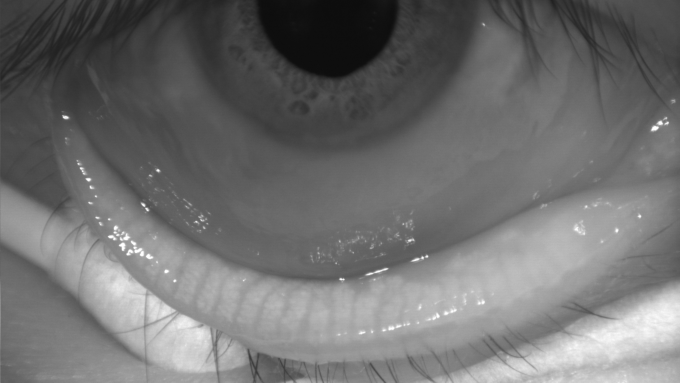
#> input picture Meibomian-20241108T083029Z-001/Meibomian/Image/KN_LL1.png, 1360 x 765 px, found by its file name (shown at 1/2 size); its folder holds only this picture in this run
$ jupyter execute --allow-errors CNN_Squeezenet_Meibomian.ipynb   (shell and % lines are left out)
#> lines starting #> are read from the running program, lines starting #| are printed output that depends on the picture
[cell 1]
import sys
sys.path.append('/content/drive/My Drive/Colab Notebooks')

[cell 2]
import matplotlib.pyplot as plt
import numpy as np
import os
import PIL
import tensorflow as tf

from tensorflow import keras
from tensorflow.keras import layers
from tensorflow.keras.models import Sequential
import time

[cell 3]
#Connect to Drive
from google.colab import drive
drive.mount('/content/drive')

[cell 4]
import tensorflow as tf
import pandas as pd
import numpy as np
import matplotlib.pyplot as plt
import seaborn as sns
import cv2

import os
from tensorflow.keras.preprocessing.image import load_img
import random
from sklearn.preprocessing import normalize
from sklearn.model_selection import train_test_split
from sklearn.metrics import confusion_matrix, classification_report, roc_curve, auc

from tensorflow import keras
from tensorflow.keras.models import Model
from tensorflow.keras.layers import Input, Conv2D, UpSampling2D, MaxPooling2D, Dropout, concatenate, BatchNormalization, Dense, Flatten
from tensorflow.keras.optimizers import Adam

from google.colab.patches import cv2_imshow
import glob
from random import randint

[cell 5]
GDRIVE_PATH = '/content/drive/MyDrive/'

[cell 6]
data_train = "Meibomian/Image/"
#data_test = "Tiara/Skripsi/Nonclahe/Dataset/Image test/"

anotasi_train = "Meibomian/Annotasi/"
#anotasi_test = "Tiara/Skripsi/Nonclahe/Dataset/Annotasi test/"

[cell 7]
data_train_file = os.listdir(os.path.join(GDRIVE_PATH, data_train))
#data_test_file = os.listdir(os.path.join(GDRIVE_PATH, data_test))

#> (the rest of this cell did not finish here and is left out)

[cell 8]
print(data_train_file)
print("\n")
#> (the rest of this cell did not finish here and is left out)

[cell 9]
def preprocess_data(filename, dir_x, dir_y, SHAPE = 256):
#> called with filename = 'KN_LL1.png', dir_x = '/content/drive/MyDrive/Meibomian/Image/', SHAPE = 256
  image_x = cv2.imread(dir_x + filename, 0)
#> image_x is the input picture: shape (765, 1360); min 11, max 255, mean 111.4
  image_y = cv2.imread(dir_y + filename, 0)

  #reshaping image to 256x256
  image_x = cv2.resize(image_x, (SHAPE, SHAPE), interpolation=cv2.INTER_NEAREST)
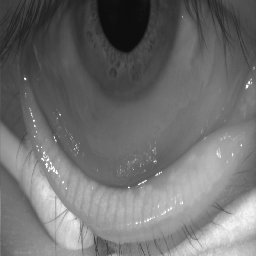
#> image_x: shape (256, 256); min 12, max 255, mean 111.1
  image_y = cv2.resize(image_y, (SHAPE, SHAPE), interpolation=cv2.INTER_NEAREST)
  return image_x, image_y

[cell 10]
data_train_arr = []
anotasi_train_arr = []
#data_test_arr = []
#anotasi_test_arr = []

for filename in data_train_file:
  img_x, img_y = preprocess_data(filename, os.path.join(GDRIVE_PATH, data_train), os.path.join(GDRIVE_PATH, anotasi_train))
  data_train_arr.append(img_x)
  anotasi_train_arr.append(img_y)

# [4 lines of commented-out code are left out]

[cell 11]
data_train_arr = np.array(data_train_arr)
anotasi_train_arr = np.array(anotasi_train_arr)

[cell 12]
def random_rotation(x_image, y_image):
  rows_x,cols_x = x_image.shape
  rows_y,cols_y = y_image.shape
  rand_num = np.random.randint(-10,10)
  M1 = cv2.getRotationMatrix2D((cols_x/2,rows_x/2),rand_num,1)
  M2 = cv2.getRotationMatrix2D((cols_y/2,rows_y/2),rand_num,1)
  x_image = cv2.warpAffine(x_image,M1,(cols_x,rows_x))
  y_image = cv2.warpAffine(y_image.astype('float32'),M2,(cols_y,rows_y))
  return x_image, y_image.astype('int')

[cell 13]
def horizontal_flip(x_image, y_image):
    x_image = cv2.flip(x_image, 1)
    y_image = cv2.flip(y_image.astype('float32'), 1)
    return x_image, y_image.astype('int')

[cell 14]
# [4 lines left out: function vertical_flip, not called in this run]

[cell 15]
# [4 lines left out: function both_direction, not called in this run]

[cell 16]
x_train = data_train_arr
y_train = anotasi_train_arr

[cell 17]
def img_augmentation(x_train, y_train):
  x_rotate = []
  y_rotate = []
  x_horizontal_flip = []
  y_horizontal_flip = []

  for idx in range(len(x_train)):
    x,y = random_rotation(x_train[idx], y_train[idx])
    x_rotate.append(x)
    y_rotate.append(y)

    x,y = horizontal_flip(x_train[idx], y_train[idx])
    x_horizontal_flip.append(x)
    y_horizontal_flip.append(y)
#> this loop made 1 pass
#> (rows_x in random_rotation, cols_x in random_rotation, rows_y in random_rotation, cols_y in random_rotation, rand_num in random_rotation, M2 in random_rotation) on pass 1: (256, 256, 256, 256, 2, [[0.999, 0.0349, -4.39], [-0.0349, 0.999, 4.55]])
#> pass 1, in random_rotation, `x_image = cv2.warpAffine(x_image,M1,(cols_x,rows_x))`:
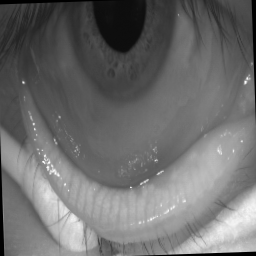
#> x_image: shape (256, 256); min 0, max 253, mean 109.3
#> pass 1, in horizontal_flip, `x_image = cv2.flip(x_image, 1)`:
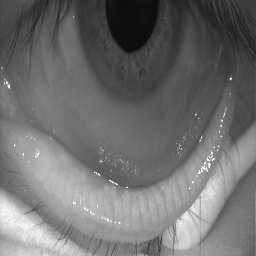
#> x_image: shape (256, 256); min 12, max 255, mean 111.1
#> after the loop, x_horizontal_flip = 1 item; x_rotate = 1 item; y_horizontal_flip = 1 item; y_rotate = 1 item

  return np.array(x_rotate), np.array(y_rotate), np.array(x_horizontal_flip), np.array(y_horizontal_flip)

[cell 18]
x_rotated, y_rotated, x_horizontal_fliped, y_horizontal_fliped = img_augmentation(x_train, y_train)

[cell 19]
x_train_full = np.concatenate([x_train, x_rotated, x_horizontal_fliped])
y_train_full = np.concatenate([y_train, y_rotated, y_horizontal_fliped])

[cell 20]
print("Length of the Training Set   : {}".format(len(x_train_full)))
#| Length of the Training Set   : 3
print("Length of the Training Set   : {}".format(len(y_train_full)))
#| Length of the Training Set   : 3

[cell 21]
data_train_arr = x_train_full
anotasi_train_arr = y_train_full

[cell 22]
print('Data Train Array Shape:', data_train_arr.shape)
#| Data Train Array Shape: (3, 256, 256)
print('Annotasi Train Array Shape:', anotasi_train_arr.shape)
#| Annotasi Train Array Shape: (3, 256, 256)
#print('Data Test Array Shape', data_test_arr.shape)
#print('Annotasi Test Array Shape:', anotasi_test_arr.shape)

[cell 23]
plt.figure(figsize=(15,15))
#> (the rest of this cell did not finish here and is left out)

[cell 24]
def get_class(image_y):
  array = image_y.ravel()
  return np.unique(array)

[cell 25]
# get information from the dataset
print('image prepped train shape:', data_train_arr.shape)
#| image prepped train shape: (3, 256, 256)
print('annotations prepped train shape:', anotasi_train_arr.shape)
#| annotations prepped train shape: (3, 256, 256)
#print('image prepped test shape:', data_test_arr.shape)
#print('annotations prepped test shape:', anotasi_test_arr.shape)
print('data train:', len(data_train_arr))
#| data train: 3
#print('data test:', len(data_test_arr))

print('\n')
print("unique value of 'annotation'")
print("kind of class :", get_class(anotasi_train_arr[0]))
#| kind of class : [ 12  13  14  15  16  17  18  19  20  21  22  23  24  25  26  27  28  29
#|   30  31  32  33  34  35  36  37  38  39  40  41  42  43  44  45  46  47
#|   48  49  50  51  52  53  54  55  56  57  58  59  60  61  62  63  64  65
#|   66  67  68  69  70  71  72  73  74  75  76  77  78  79  80  81  82  83
#|   84  85  86  87  88  89  90  91  92  93  94  95  96  97  98  99 100 101
#|  102 103 104 105 106 107 108 109 110 111 112 113 114 115 116 117 118 119
#> (further printed lines are left out)
print("kind of class :", get_class(anotasi_train_arr[1]))
#| kind of class : [  0   1   2   3   4   5   6   7   8   9  10  11  12  13  14  15  16  17
#|   18  19  20  21  22  23  24  25  26  27  28  29  30  31  32  33  34  35
#|   36  37  38  39  40  41  42  43  44  45  46  47  48  49  50  51  52  53
#|   54  55  56  57  58  59  60  61  62  63  64  65  66  67  68  69  70  71
#|   72  73  74  75  76  77  78  79  80  81  82  83  84  85  86  87  88  89
#|   90  91  92  93  94  95  96  97  98  99 100 101 102 103 104 105 106 107
#> (further printed lines are left out)
print("kind of class :", get_class(anotasi_train_arr[2]))
#| kind of class : [ 12  13  14  15  16  17  18  19  20  21  22  23  24  25  26  27  28  29
#|   30  31  32  33  34  35  36  37  38  39  40  41  42  43  44  45  46  47
#|   48  49  50  51  52  53  54  55  56  57  58  59  60  61  62  63  64  65
#|   66  67  68  69  70  71  72  73  74  75  76  77  78  79  80  81  82  83
#|   84  85  86  87  88  89  90  91  92  93  94  95  96  97  98  99 100 101
#|  102 103 104 105 106 107 108 109 110 111 112 113 114 115 116 117 118 119
#> (further printed lines are left out)
print("number of classes:", len(get_class(anotasi_train_arr[0])))
#| number of classes: 244

print('\n')
print("unique value of 'image'")
print("kind of class :\n", get_class(data_train_arr[0]))
#| kind of class :
#|  [ 12  13  14  15  16  17  18  19  20  21  22  23  24  25  26  27  28  29
#|   30  31  32  33  34  35  36  37  38  39  40  41  42  43  44  45  46  47
#|   48  49  50  51  52  53  54  55  56  57  58  59  60  61  62  63  64  65
#|   66  67  68  69  70  71  72  73  74  75  76  77  78  79  80  81  82  83
#|   84  85  86  87  88  89  90  91  92  93  94  95  96  97  98  99 100 101
#> (further printed lines are left out)
print("number of classes:", len(get_class(data_train_arr[0])))
#| number of classes: 244

[cell 26]
# Data train
train_x_norm = np.expand_dims(data_train_arr, axis=3)
#train_x_norm = data_train_arr
train_y_norm = np.expand_dims(anotasi_train_arr, axis=3)
# [11 lines of commented-out code are left out]

[cell 27]
# after normalization data
print('Train images shape:', train_x_norm.shape)
#| Train images shape: (3, 256, 256, 1)
print('Train annots shape:', train_y_norm.shape)
#| Train annots shape: (3, 256, 256, 1)
#print('Test images shape:', test_x_norm.shape)
#print('Test annots shape:', test_y_norm.shape)

[cell 28]
# split orginal data -> train & test data
random_state = 50

trainn_x, test_x, trainn_y, test_y = train_test_split(train_x_norm, train_y_norm, test_size=0.2, random_state=random_state)
print('Train images shape:', trainn_x.shape)
#| Train images shape: (2, 256, 256, 1)
print('Test images shape:', test_x.shape)
#| Test images shape: (1, 256, 256, 1)
print('Train annots shape:', trainn_y.shape)
#| Train annots shape: (2, 256, 256, 1)
print('test annots shape:', test_y.shape)
#| test annots shape: (1, 256, 256, 1)

[cell 29]
# split train data -> train & validation data
train_x, val_x, train_y, val_y = train_test_split(trainn_x, trainn_y, test_size=0.1, random_state=random_state)
print('Train images shape:', train_x.shape)
#| Train images shape: (1, 256, 256, 1)
print('Valid images shape:', val_x.shape)
#| Valid images shape: (1, 256, 256, 1)
print('Train annots shape:', train_y.shape)
#| Train annots shape: (1, 256, 256, 1)
print('Valid annots shape:', val_y.shape)
#| Valid annots shape: (1, 256, 256, 1)

[cell 30]
# num of classes
n_classes = 3

train_y[train_y > 2] = 0
val_y[val_y > 2] = 0
test_y[test_y > 2] = 0

# One Hot Encoding Train Data Annotation
#> (the rest of this cell did not finish here and is left out)

[cell 31]
#Plot one hot encoding
fig = plt.figure(figsize = (15,5))
fig2 = plt.figure(figsize = (15,5))

#> (the rest of this cell did not finish here and is left out)

[cell 32]
# after encode annotations dataset
print('Class values in the dataset are:', get_class(train_y[0]))
#| Class values in the dataset are: [0]
print('Train images shape', train_x.shape)
#| Train images shape (1, 256, 256, 1)
#> (the rest of this cell did not finish here and is left out)

[cell 33]
def UNet(image_size, ch_in=1, ch_out=3):

    inputs = Input(shape=(*image_size, ch_in), name='input')

    # The Contraction Path
    # Blok 1
    conv1 = Conv2D(64, 3, activation='relu', padding='same')(inputs)
    batch1 = BatchNormalization()(conv1)
    conv1 = Conv2D(64, 3, activation='relu', padding='same')(batch1)
    pool1 = MaxPooling2D(pool_size=(2,2))(conv1)

    # Blok 2
    conv2 = Conv2D(128, 3, activation='relu', padding='same')(pool1)
    batch2 = BatchNormalization()(conv2)
    conv2 = Conv2D(128, 3, activation='relu', padding='same')(batch2)
    pool2 = MaxPooling2D(pool_size=(2,2))(conv2)

    # Blok 3
    conv3 = Conv2D(256, 3, activation='relu', padding='same')(pool2)
    batch3 = BatchNormalization()(conv3)
    conv3 = Conv2D(256, 3, activation='relu', padding='same')(batch3)
    pool3 = MaxPooling2D(pool_size=(2,2))(conv3)

    # Blok 4
    conv4 = Conv2D(512, 3, activation='relu', padding='same')(pool3)
    batch4 = BatchNormalization()(conv4)
    conv4 = Conv2D(512, 3, activation='relu', padding='same')(batch4)
    pool4 = MaxPooling2D(pool_size=(2,2))(conv4)

    # The Bottleneck Path
    # Blok 5
    conv5 = Conv2D(1024, 3, activation='relu', padding='same')(pool4)
    conv5 = Conv2D(1024, 3, activation='relu', padding='same')(conv5)
    dropout = tf.keras.layers.Dropout(0.5)(conv5)

    # The Expansion Path
    # Blok 6
    up6 = Conv2D(512, 2, activation='relu', padding='same')(UpSampling2D(size=(2,2))(dropout))
    merge6 = concatenate([conv4, up6], axis=3)
    conv6 = Conv2D(512, 3, activation='relu', padding='same')(merge6)
    batch6 = BatchNormalization()(conv6)
    conv6 = Conv2D(512, 3, activation='relu', padding='same')(batch6)

    # Blok 7
    up7 = Conv2D(256, 2, activation='relu', padding='same')(UpSampling2D(size=(2,2))(conv6))
    merge7 = concatenate([conv3, up7], axis=3)
    conv7 = Conv2D(256, 3, activation='relu', padding='same')(merge7)
    batch7 = BatchNormalization()(conv7)
    conv7 = Conv2D(256, 3, activation='relu', padding='same')(batch7)

    # Blok 8
    up8 = Conv2D(128, 2, activation='relu', padding='same')(UpSampling2D(size=(2,2))(conv7))
    merge8 = concatenate([conv2, up8], axis=3)
    conv8 = Conv2D(128, 3, activation='relu', padding='same')(merge8)
    batch8 = BatchNormalization()(conv8)
    conv8 = Conv2D(128, 3, activation='relu', padding='same')(batch8)

    # Blok 9
    up9 = Conv2D(64, 2, activation='relu', padding='same')(UpSampling2D(size=(2,2))(conv8))
    merge9 = concatenate([conv1, up9], axis=3)
    conv9 = Conv2D(64, 3, activation='relu', padding='same')(merge9)
    batch9 = BatchNormalization()(conv9)
    conv9 = Conv2D(64, 3, activation='relu', padding='same')(batch9)

    # jumlah unit = jumlah class = pada kasus ini 3
    unit = 3
    conv10 = Conv2D(unit, 1, activation='relu')(conv9)
    conv10 = Conv2D(unit, 1, activation='softmax')(conv10)

    outputs = conv10

    model = Model(inputs, outputs)

    return model

#> (a cell that did not finish here is left out)

[cell 35]
#Cek running time
import timeit
start = timeit.default_timer()
#> start = 510

# from re import VERBOSE
# Train training ke-
iter = 2
batch_size = 16
epoch = 100
lr = 0.0001


# Checkpoint
MODEL_DIRECTORY = GDRIVE_PATH + "Meibomian/"
MODEL_NAME = f'model_fix-{iter}({lr})_{random_state}.keras'
MODEL_PATH = os.path.join(MODEL_DIRECTORY, MODEL_NAME)
#> (the rest of this cell did not finish here and is left out)

$ run again, on Meibomian-20241108T083029Z-001/Meibomian/Image/KN_LL13.png
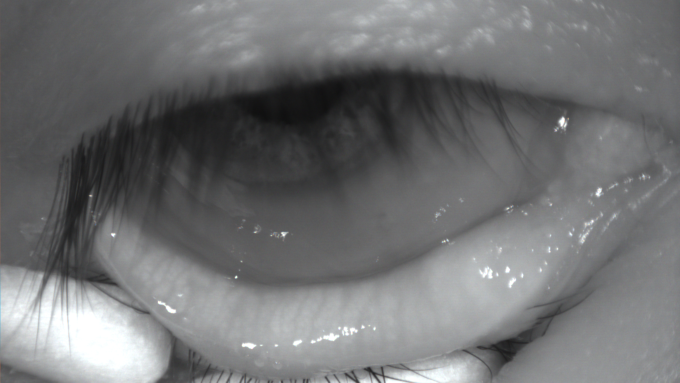
#> input picture Meibomian-20241108T083029Z-001/Meibomian/Image/KN_LL13.png, 1360 x 765 px, found by its file name (shown at 1/2 size)
#> in preprocess_data, `image_x = cv2.resize(image_x, (SHAPE, SHAPE), interpolation=cv2.INTER_..`:
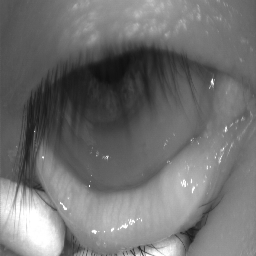
#> image_x: shape (256, 256); min 15, max 255, mean 112.6
#> the loop in img_augmentation, `for idx in range(len(x_train)):` made 1 pass
#> (rows_x in random_rotation, cols_x in random_rotation, rows_y in random_rotation, cols_y in random_rotation, rand_num in random_rotation, M2 in random_rotation) on pass 1: (256, 256, 256, 256, 2, [[0.999, 0.0349, -4.39], [-0.0349, 0.999, 4.55]])
#> pass 1, in horizontal_flip, `x_image = cv2.flip(x_image, 1)`:
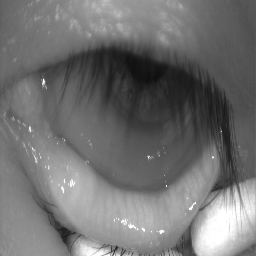
#> x_image: shape (256, 256); min 15, max 255, mean 112.6
#> after the loop in img_augmentation, `for idx in range(len(x_train)):`: x_horizontal_flip = 1 item
#| Length of the Training Set   : 3
#| Length of the Training Set   : 3
#| Data Train Array Shape: (3, 256, 256)
#| Annotasi Train Array Shape: (3, 256, 256)
#| image prepped train shape: (3, 256, 256)
#| annotations prepped train shape: (3, 256, 256)
#| data train: 3
#| kind of class : [ 15  16  17  18  19  20  21  22  23  24  25  26  27  28  29  30  31  32
#|   33  34  35  36  37  38  39  40  41  42  43  44  45  46  47  48  49  50
#|   51  52  53  54  55  56  57  58  59  60  61  62  63  64  65  66  67  68
#|   69  70  71  72  73  74  75  76  77  78  79  80  81  82  83  84  85  86
#|   87  88  89  90  91  92  93  94  95  96  97  98  99 100 101 102 103 104
#|  105 106 107 108 109 110 111 112 113 114 115 116 117 118 119 120 121 122
#> (further printed lines are left out)
#| kind of class : [  0   2   3   4   5   6   7   8   9  10  11  12  13  14  15  16  17  18
#|   19  20  21  22  23  24  25  26  27  28  29  30  31  32  33  34  35  36
#|   37  38  39  40  41  42  43  44  45  46  47  48  49  50  51  52  53  54
#|   55  56  57  58  59  60  61  62  63  64  65  66  67  68  69  70  71  72
#|   73  74  75  76  77  78  79  80  81  82  83  84  85  86  87  88  89  90
#|   91  92  93  94  95  96  97  98  99 100 101 102 103 104 105 106 107 108
#> (further printed lines are left out)
#| kind of class : [ 15  16  17  18  19  20  21  22  23  24  25  26  27  28  29  30  31  32
#|   33  34  35  36  37  38  39  40  41  42  43  44  45  46  47  48  49  50
#|   51  52  53  54  55  56  57  58  59  60  61  62  63  64  65  66  67  68
#|   69  70  71  72  73  74  75  76  77  78  79  80  81  82  83  84  85  86
#|   87  88  89  90  91  92  93  94  95  96  97  98  99 100 101 102 103 104
#|  105 106 107 108 109 110 111 112 113 114 115 116 117 118 119 120 121 122
#> (further printed lines are left out)
#| number of classes: 241
#| kind of class :
#|  [ 15  16  17  18  19  20  21  22  23  24  25  26  27  28  29  30  31  32
#|   33  34  35  36  37  38  39  40  41  42  43  44  45  46  47  48  49  50
#|   51  52  53  54  55  56  57  58  59  60  61  62  63  64  65  66  67  68
#|   69  70  71  72  73  74  75  76  77  78  79  80  81  82  83  84  85  86
#|   87  88  89  90  91  92  93  94  95  96  97  98  99 100 101 102 103 104
#> (further printed lines are left out)
#| number of classes: 241
#| Train images shape: (3, 256, 256, 1)
#| Train annots shape: (3, 256, 256, 1)
#| Train images shape: (2, 256, 256, 1)
#| Test images shape: (1, 256, 256, 1)
#| Train annots shape: (2, 256, 256, 1)
#| test annots shape: (1, 256, 256, 1)
#| Train images shape: (1, 256, 256, 1)
#| Valid images shape: (1, 256, 256, 1)
#| Train annots shape: (1, 256, 256, 1)
#| Valid annots shape: (1, 256, 256, 1)
#| Class values in the dataset are: [0]
#| Train images shape (1, 256, 256, 1)
#> start = 511.6

$ run again, on Meibomian-20241108T083029Z-001/Meibomian/Image/KN_LL14.png
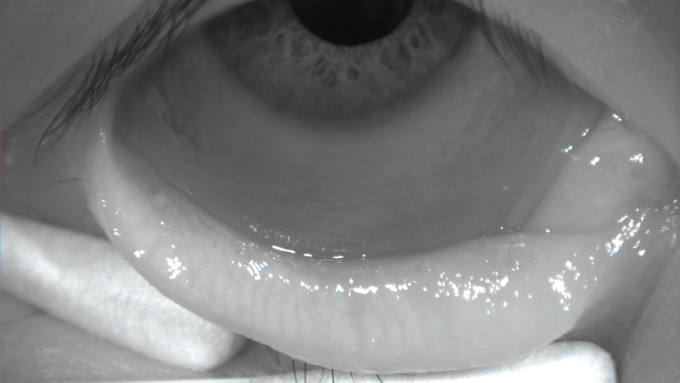
#> input picture Meibomian-20241108T083029Z-001/Meibomian/Image/KN_LL14.png, 1360 x 765 px, found by its file name (shown at 1/2 size)
#> in preprocess_data, `image_x = cv2.resize(image_x, (SHAPE, SHAPE), interpolation=cv2.INTER_..`:
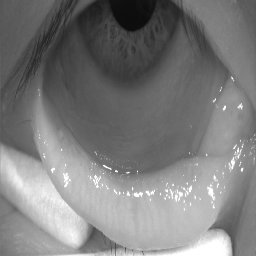
#> image_x: shape (256, 256); min 11, max 255, mean 124.2
#> the loop in img_augmentation, `for idx in range(len(x_train)):` made 1 pass
#> (rows_x in random_rotation, cols_x in random_rotation, rows_y in random_rotation, cols_y in random_rotation, rand_num in random_rotation, M2 in random_rotation) on pass 1: (256, 256, 256, 256, 2, [[0.999, 0.0349, -4.39], [-0.0349, 0.999, 4.55]])
#> pass 1, in horizontal_flip, `x_image = cv2.flip(x_image, 1)`:
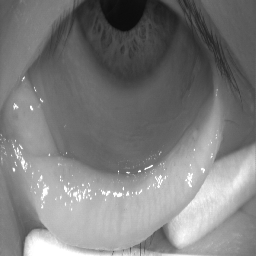
#> x_image: shape (256, 256); min 11, max 255, mean 124.2
#> after the loop in img_augmentation, `for idx in range(len(x_train)):`: x_horizontal_flip = 1 item
#| Length of the Training Set   : 3
#| Length of the Training Set   : 3
#| Data Train Array Shape: (3, 256, 256)
#| Annotasi Train Array Shape: (3, 256, 256)
#| image prepped train shape: (3, 256, 256)
#| annotations prepped train shape: (3, 256, 256)
#| data train: 3
#| kind of class : [ 11  12  13  14  15  16  17  18  19  20  21  22  23  24  25  26  27  28
#|   29  30  31  32  33  34  35  36  37  38  39  40  41  42  43  44  45  46
#|   47  48  49  50  51  52  53  54  55  56  57  58  59  60  61  62  63  64
#|   65  66  67  68  69  70  71  72  73  74  75  76  77  78  79  80  81  82
#|   83  84  85  86  87  88  89  90  91  92  93  94  95  96  97  98  99 100
#|  101 102 103 104 105 106 107 108 109 110 111 112 113 114 115 116 117 118
#> (further printed lines are left out)
#| kind of class : [  0   1   2   3   4   5   6   7   8   9  10  11  12  13  14  15  16  17
#|   18  19  20  21  22  23  24  25  26  27  28  29  30  31  32  33  34  35
#|   36  37  38  39  40  41  42  43  44  45  46  47  48  49  50  51  52  53
#|   54  55  56  57  58  59  60  61  62  63  64  65  66  67  68  69  70  71
#|   72  73  74  75  76  77  78  79  80  81  82  83  84  85  86  87  88  89
#|   90  91  92  93  94  95  96  97  98  99 100 101 102 103 104 105 106 107
#> (further printed lines are left out)
#| kind of class : [ 11  12  13  14  15  16  17  18  19  20  21  22  23  24  25  26  27  28
#|   29  30  31  32  33  34  35  36  37  38  39  40  41  42  43  44  45  46
#|   47  48  49  50  51  52  53  54  55  56  57  58  59  60  61  62  63  64
#|   65  66  67  68  69  70  71  72  73  74  75  76  77  78  79  80  81  82
#|   83  84  85  86  87  88  89  90  91  92  93  94  95  96  97  98  99 100
#|  101 102 103 104 105 106 107 108 109 110 111 112 113 114 115 116 117 118
#> (further printed lines are left out)
#| number of classes: 245
#| kind of class :
#|  [ 11  12  13  14  15  16  17  18  19  20  21  22  23  24  25  26  27  28
#|   29  30  31  32  33  34  35  36  37  38  39  40  41  42  43  44  45  46
#|   47  48  49  50  51  52  53  54  55  56  57  58  59  60  61  62  63  64
#|   65  66  67  68  69  70  71  72  73  74  75  76  77  78  79  80  81  82
#|   83  84  85  86  87  88  89  90  91  92  93  94  95  96  97  98  99 100
#> (further printed lines are left out)
#| number of classes: 245
#| Train images shape: (3, 256, 256, 1)
#| Train annots shape: (3, 256, 256, 1)
#| Train images shape: (2, 256, 256, 1)
#| Test images shape: (1, 256, 256, 1)
#| Train annots shape: (2, 256, 256, 1)
#| test annots shape: (1, 256, 256, 1)
#| Train images shape: (1, 256, 256, 1)
#| Valid images shape: (1, 256, 256, 1)
#| Train annots shape: (1, 256, 256, 1)
#| Valid annots shape: (1, 256, 256, 1)
#| Class values in the dataset are: [0]
#| Train images shape (1, 256, 256, 1)
#> start = 512.2
